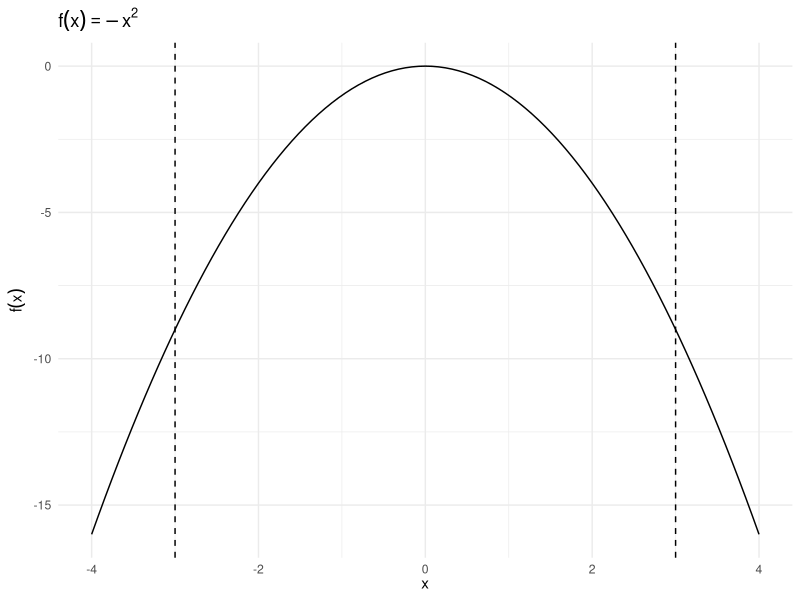
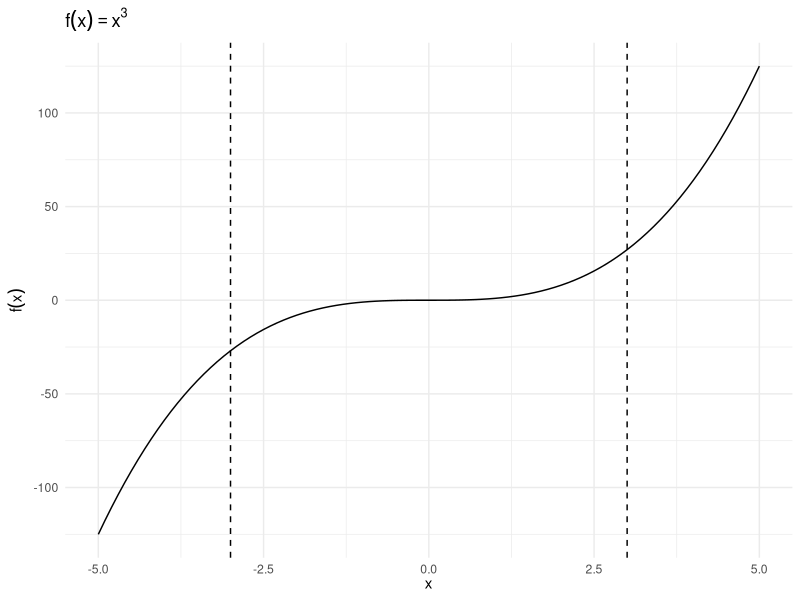
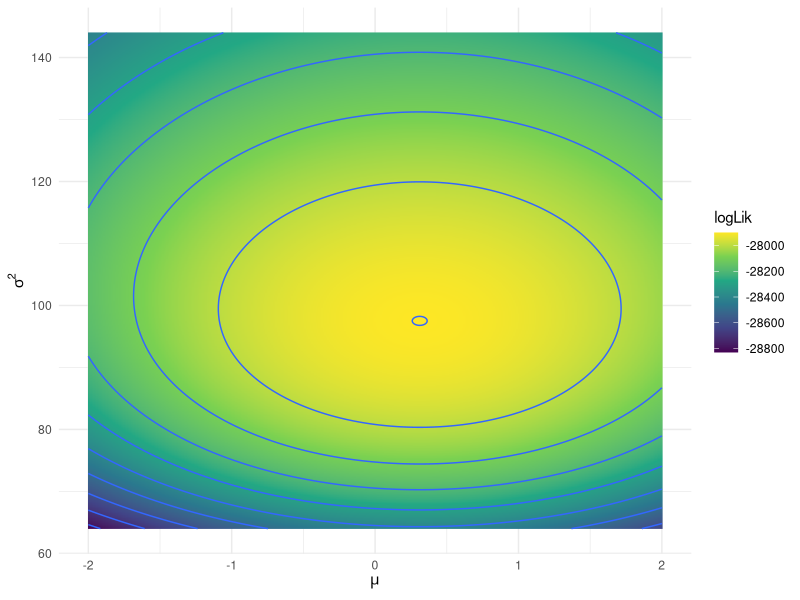
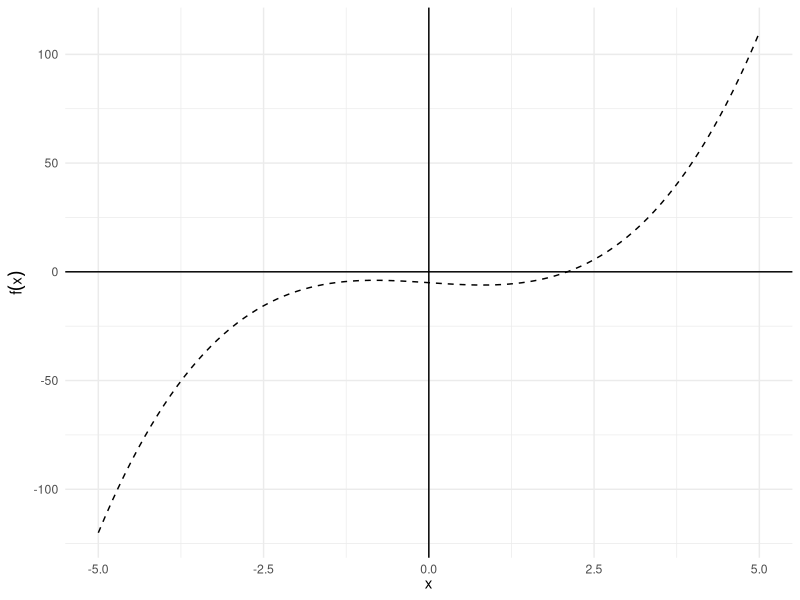
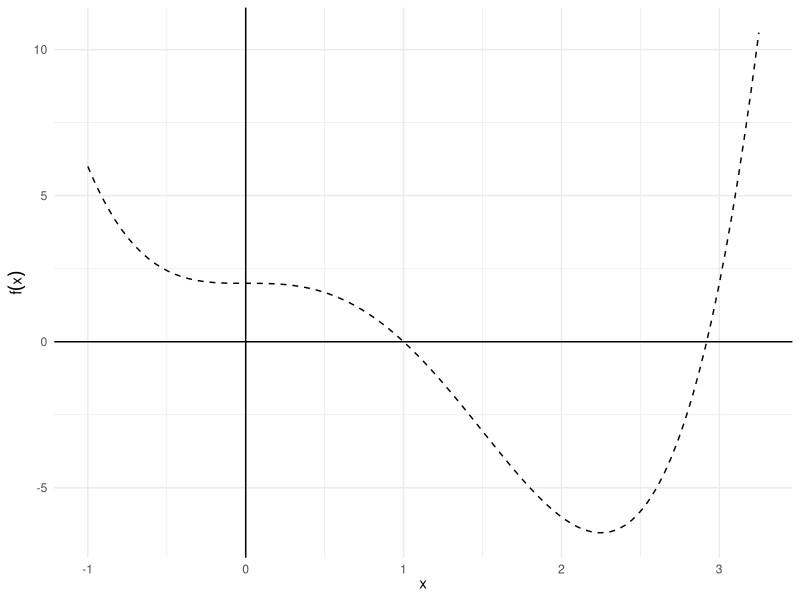
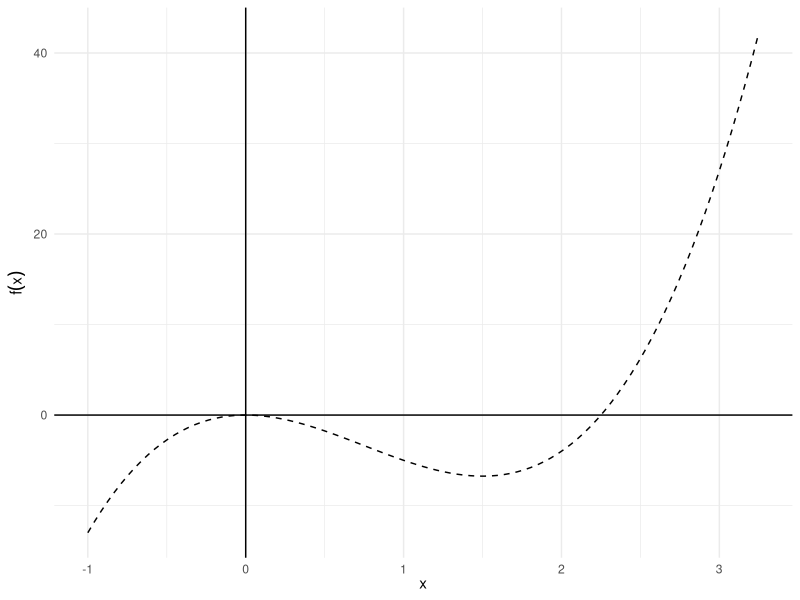
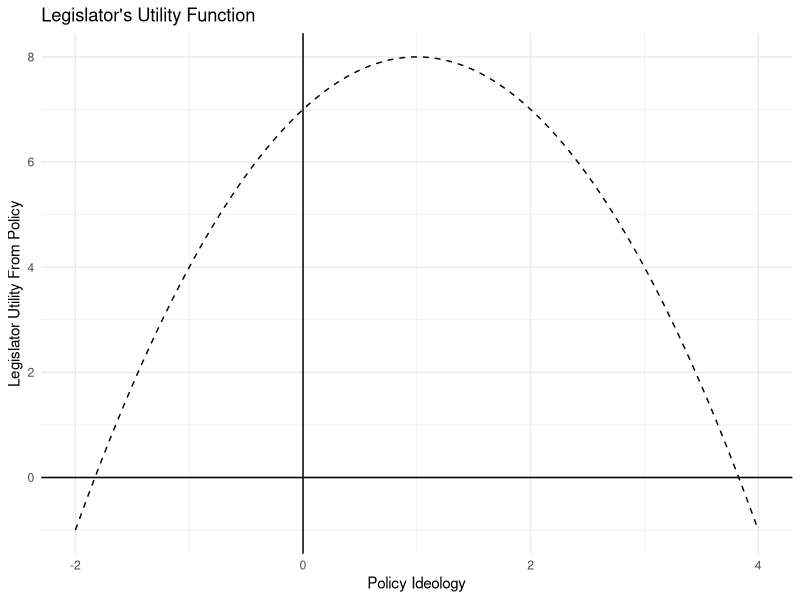

Write the R code that produced these figures, in order.
## ---- chunk 1
knitr::opts_chunk$set(cache = TRUE)
## ---- chunk 2
library(tidyverse)
library(broom)
library(patchwork)

options(digits = 3)
set.seed(1234)
theme_set(theme_minimal())
## ---- chunk 3
data_frame(x = c(-4, 4)) %>%
  ggplot(aes(x)) +
  stat_function(fun = function(x) -x^2, size = .5) +
  geom_vline(xintercept = c(-3, 3), linetype = 2) +
  labs(title = expression(f(x) == -x^2),
       x = expression(x),
       y = expression(f(x)))
## ---- chunk 4
data_frame(x = c(-5, 5)) %>%
  ggplot(aes(x)) +
  stat_function(fun = function(x) x^3, size = .5) +
  geom_vline(xintercept = c(-3, 3), linetype = 2) +
  labs(title = expression(f(x) == x^3),
       x = expression(x),
       y = expression(f(x)))
## ---- chunk 5
set.seed(1234)

y <- rnorm(n = 10000, mean = 0.25, sd = 10)
## ---- chunk 6
# define the log-likelihood function for a normal distribution
log.like <- function(mu, sigma.2, y){
	part1 <- - (1 / (2 * sigma.2)) * sum((y - mu)^2) 
	part2 <- - (length(y)/2) * log(sigma.2) 		
	out <- part1 + part2
	return(out)
	}
## ---- chunk 7
# define search space
(search_space <- expand.grid(mu = seq(-2, 2, by = .01),
            sigma2 = seq(8^2, 12^2, by = .1)) %>%
  as_tibble)

# evaluate parameters
system.time((search_space <- search_space %>%
  mutate(logLik = map2_dbl(mu, sigma2, log.like, y = y))))
## ---- chunk 8
# which parameter values maximize the likelihood function
filter(search_space, logLik == max(logLik))

# draw a heatmap of the log-likelihood values
ggplot(search_space, aes(mu, sigma2, fill = logLik)) +
  geom_raster() +
  geom_contour(aes(z = logLik)) +
  scale_fill_continuous(type = "viridis") +
  labs(x = expression(mu),
       y = expression(sigma^2))
## ---- chunk 9
mean(y)
var(y)
## ---- chunk 10
# define the function
func2 <- function(x) {
  x^3 - 2 * x - 5
}

# draw a plot of the function
range <- data_frame(x = c(-5, 5))

f0 <- range %>%
  ggplot(aes(x)) +
  stat_function(fun = func2, size = .5, linetype = 2) +
  geom_hline(yintercept = 0) +
  geom_vline(xintercept = 0) +
  labs(x = expression(x),
       y = expression(f(x)))
f0
## ---- chunk 11
uniroot(func2, interval = c(2, 3))
## ---- chunk 12
# f - the function to optimize
# a - lower bound for the search
# b - upper bound for the search
# tol - tolerance (stopping criteria for the algorithm)
# n - maximum number of iterations to attempt. will not exceed even if
#     tolerance is not achieved

newton_raphson <- function(f, a, b, tol = 1e-5, n_iter = 1000) {
  require(numDeriv) # Package for computing f'(x)
  
  x0 <- a # Set start value to supplied lower bound
  k <- vector("numeric", length = n_iter) # Initialize for iteration results
  
  # Check the upper and lower bounds to see if approximations result in 0
  fa <- f(a)
  if (fa == 0.0) {
    return(a)
  }
  
  fb <- f(b)
  if (fb == 0.0) {
    return(b)
  }

  for (i in 1:n_iter) {
    dx <- genD(func = f, x = x0)$D[1] # First-order derivative f'(x0)
    x1 <- x0 - (f(x0) / dx) # Calculate next value x1
    k[[i]] <- x1 # Store x1
    
    # Once the difference between x0 and x1 becomes sufficiently small, output the results.
    if (abs(x1 - x0) < tol) {
      root.approx <- x1
      res <- list('root approximation' = root.approx, 'iterations' = k[1:i])
      return(res)
    }
    # If Newton-Raphson has not yet reached convergence set x1 as x0 and continue
    x0 <- x1
  }
  print('Too many iterations in method')
}
## ---- chunk 13
newton_raphson(f = func2, a = 2, b = 3)
## ---- chunk 14
# define the function
obj_func <- function(x) {
  x^4 - 3 * x^3 + 2
}

# draw a plot of the function
range <- data_frame(x = c(-1, 3.25))

f0 <- range %>%
  ggplot(aes(x)) +
  stat_function(fun = obj_func, size = .5, linetype = 2) +
  geom_hline(yintercept = 0) +
  geom_vline(xintercept = 0) +
  labs(x = expression(x),
       y = expression(f(x)))
f0
## ---- chunk 15
# define the gradient
gradient <- function(x) {
  (4 * x^3) - (9 * x^2)
}

f0 <- range %>%
  ggplot(aes(x)) +
  stat_function(fun = gradient, size = .5, linetype = 2) +
  geom_hline(yintercept = 0) +
  geom_vline(xintercept = 0) +
  labs(x = expression(x),
       y = expression(f(x)))
f0
## ---- chunk 16
grad_desc <- function(func, grad, stepsize = 0.003, tol = 1e-5, iter = 500){
  # randomly initialize a value to x
  set.seed(100)
  x <- floor(runif(1)*10)
  
  # create a vector to contain all xs for all steps
  x.All <- vector("numeric", iter)
  
  # gradient descent method to find the minimum
  for(i in 1:iter){
    x1 <- x - stepsize * grad(x)
    x.All[[i]] <- x1
    
    # Once the difference between x0 and x1 becomes sufficiently small, output the results.
    if (abs(x - x1) < tol) {
      root.approx <- x
      res <- list('root approximation' = root.approx, 'iterations' = x.All[1:i])
      return(res)
    }
    
    # If gradient descent has not yet reached convergence set x as x0 and continue
    x <- x1
  }
  
  print('Too many iterations in method')
}

grad_desc(func = obj_func, grad = gradient)
## ---- chunk 17
politician.utility <- function(policy.content){
		politician.support <- -(policy.content - 1)^2 + 8
		return(politician.support)
}
## ---- chunk 18
range <- data_frame(x = c(-2, 4))

range %>%
  ggplot(aes(x)) +
  stat_function(fun = politician.utility, size = .5, linetype = 2) +
  geom_hline(yintercept = 0) +
  geom_vline(xintercept = 0) +
  labs(title = "Legislator's Utility Function",
       x = "Policy Ideology",
       y = "Legislator Utility From Policy")
## ---- chunk 19
optimize(f = politician.utility, interval = c(-2, 4), maximum = TRUE)
## ---- chunk 20
politician.utility.2d <- function(params){
  # split parameters
  economic.content <- params[1]
  social.content <- params[2]
  
  # calculate utility
  politician.support <- (-(economic.content - 1)^2 + 8 ) + (-(social.content + 2)^2 + 8)
  return(politician.support)
}
## ---- chunk 21
optim(par = c(-1, 0), fn = politician.utility.2d, control = list(fnscale = -1))
## ---- chunk 22

